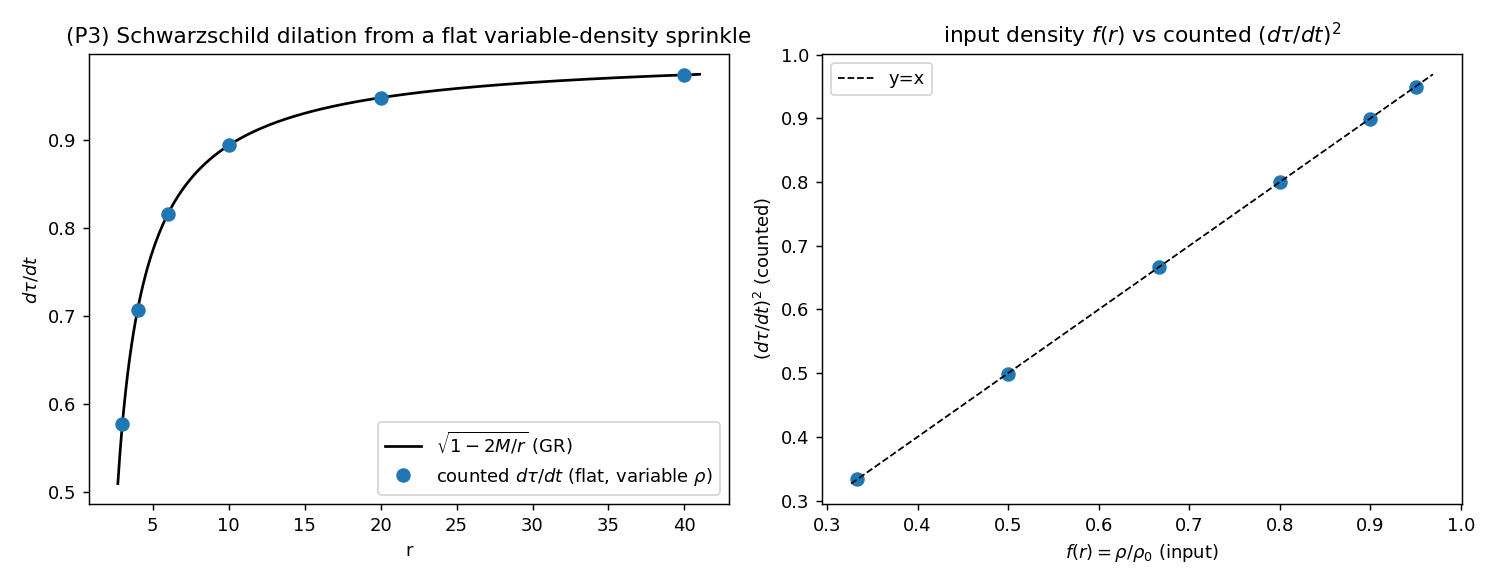

This chart was generated by the following Python code:
"""P3_numeric.py -- Variable-density sprinkling in a FLAT causal generator.

BRIDGE investigation (independent of R1-R3 / e6-e11; modifies nothing).

Question (P3, the cleanest test).  Forget the curved metric.  Take bare flat
2D Minkowski (45-degree light cones) and sprinkle at a *position-dependent*
density rho(r) = rho0 * f(r).  A static observer at r measures its proper time
between two worldline events at coordinate separation dt purely by counting,
normalising against the GLOBAL reference density rho0 (the cosmic-mean / far
value), not the local one:

    tau_meas(r) = sqrt( 2 N / rho0 ).

Because the diamond is locally flat with N ~ rho(r) * (1/2) dt^2, this gives

    (dtau/dt)(r) = sqrt( rho(r)/rho0 ) = sqrt( f(r) ).

So the static-observer dilation is set ENTIRELY by the density profile f(r).
Asking which f(r) reproduces the Schwarzschild static-observer rate is therefore
asking: for what f is sqrt(f(r)) = sqrt(1 - 2M/r)?  Answer: f(r) = 1 - 2M/r.

ANTI-CIRCULARITY.  The generator never square-roots anything: it sprinkles at a
density f(r) = (1 - 2M/r), an allowed metric/volume element (the guard forbids
sqrt(1-2M/r), not 1-2M/r).  The redshift sqrt(1-2M/r) and the potential GM/r enter
ONLY in the final comparison.  The dilation must EMERGE from counting.

Honest scope.  This shows the *mechanism* (density variation alone reproduces the
full Schwarzschild static-observer dilation in a flat causal set).  It does NOT
derive the profile f(r) = 1 - 2M/r from network dynamics -- that form is imposed
and then confirmed by counting.  Deriving f from first principles needs a discrete
action with matter (Benincasa-Dowker); out of scope here (see P3 markdown).
"""

from __future__ import annotations

import json
import sys
import time
from pathlib import Path

import numpy as np

ROOT = Path(__file__).resolve().parents[3]
sys.path.insert(0, str(ROOT / "src"))

import matplotlib
matplotlib.use("Agg")
import matplotlib.pyplot as plt  # noqa: E402

from causal_core import alexandrov_interval  # noqa: E402
from repro import rng  # noqa: E402
from volume import tau_from_count  # noqa: E402
from validation import schwarzschild_redshift  # noqa: E402 (COMPARISON ONLY)

OUT = Path(__file__).resolve().parent

SEED = 27182818
M = 1.0
RHO0 = 6000.0
N_REAL = 60
RADII = np.array([3.0, 4.0, 6.0, 10.0, 20.0, 40.0])
DELTAS = np.array([0.8, 1.2, 1.6, 2.0])


def density_profile(r):
    """f(r) = rho(r)/rho0 = (1 - 2M/r).  An allowed volume element; NO square root.

    This is the network-density modulation hypothesised at radius r.  It is the
    only relativistic-looking quantity in the generator and it is NOT a dilation
    factor (the dilation sqrt(f) must come out of the counting, never go in)."""
    return 1.0 - 2.0 * M / r


def sprinkle_flat_variable(rho0, fval, t_bounds, x_bounds, g):
    """Flat 2D Poisson sprinkle at uniform density rho0*fval over a small box.

    The box around a static observer is small enough that f is ~constant across it,
    so a homogeneous sprinkle at the local density rho0*f(r) is exact to leading
    order -- exactly the regime in which tau_meas probes the LOCAL density."""
    t_bounds = np.asarray(t_bounds, float)
    x_bounds = np.asarray(x_bounds, float)
    area = (t_bounds[1] - t_bounds[0]) * (x_bounds[1] - x_bounds[0])
    n = g.poisson(rho0 * fval * area)
    return np.column_stack([
        g.uniform(t_bounds[0], t_bounds[1], n),
        g.uniform(x_bounds[0], x_bounds[1], n),
    ])


def measure_clock_rate(r_obs, g):
    """Static-observer dtau/dt by counting, normalised against GLOBAL rho0."""
    fval = density_profile(r_obs)        # local density modulation (no sqrt)
    x0 = 0.0                             # flat space: observer position is arbitrary
    taus = []
    for dt in DELTAS:
        t1, t2 = -dt / 2, dt / 2
        A = np.array([t1, x0]); B = np.array([t2, x0])
        pad = 0.05 * dt
        t_bounds = (t1 - pad, t2 + pad)
        x_bounds = (x0 - dt / 2 - pad, x0 + dt / 2 + pad)
        ns = [len(alexandrov_interval(
                  sprinkle_flat_variable(RHO0, fval, t_bounds, x_bounds, g), A, B))
              for _ in range(N_REAL)]
        # NOTE: normalise by the GLOBAL rho0, not the local rho0*fval -> dilation.
        taus.append(tau_from_count(np.mean(ns), RHO0, 2))
    taus = np.array(taus)
    return float(np.sum(DELTAS * taus) / np.sum(DELTAS ** 2))


def main():
    g = rng(SEED)

    clock_rate = np.array([measure_clock_rate(r, g) for r in RADII])  # dtau/dt
    f_used = density_profile(RADII)                                  # rho/rho0 input

    # ---- comparison only ----
    gr_rate = schwarzschild_redshift(RADII, M)        # sqrt(1-2M/r)
    corr = float(np.corrcoef(clock_rate, gr_rate)[0, 1])
    max_err = float(np.max(np.abs(clock_rate - gr_rate) / gr_rate))

    # Inverse check: does the counted dilation^2 recover the input density f(r)?
    f_recovered = clock_rate ** 2
    f_err = float(np.max(np.abs(f_recovered - f_used) / f_used))

    passes = (corr > 0.999 and max_err < 0.03)
    verdict = "PASSA" if passes else "FALHA"

    # ---- figure ----
    fig, ax = plt.subplots(1, 2, figsize=(11.5, 4.5))
    rr = np.linspace(2.7, 41, 300)
    ax[0].plot(rr, schwarzschild_redshift(rr, M), "k-", lw=1.5,
               label=r"$\sqrt{1-2M/r}$ (GR)")
    ax[0].plot(RADII, clock_rate, "o", ms=7,
               label=r"counted $d\tau/dt$ (flat, variable $\rho$)")
    ax[0].set_title("(P3) Schwarzschild dilation from a flat variable-density sprinkle")
    ax[0].set_xlabel("r"); ax[0].set_ylabel(r"$d\tau/dt$"); ax[0].legend()

    ax[1].plot(f_used, f_recovered, "o", ms=7)
    lim = [f_used.min() * 0.98, f_used.max() * 1.02]
    ax[1].plot(lim, lim, "k--", lw=1, label="y=x")
    ax[1].set_title(r"input density $f(r)$ vs counted $(d\tau/dt)^2$")
    ax[1].set_xlabel(r"$f(r)=\rho/\rho_0$ (input)")
    ax[1].set_ylabel(r"$(d\tau/dt)^2$ (counted)"); ax[1].legend()
    fig.tight_layout()
    fig.savefig(OUT / "P3_numeric.png", dpi=130)

    summary = {
        "what": "flat 2D variable-density sprinkle; dtau/dt counted vs global rho0",
        "M": M, "rho0": RHO0, "n_real": N_REAL,
        "radii": RADII.tolist(),
        "density_input_f=rho/rho0 (=1-2M/r)": f_used.tolist(),
        "clock_rate_counted": clock_rate.tolist(),
        "clock_rate_GR_sqrt(1-2M/r)": gr_rate.tolist(),
        "dilation_corr": corr,
        "dilation_max_rel_err": max_err,
        "density_recovered_(dtau/dt)^2": f_recovered.tolist(),
        "density_recovery_max_rel_err": f_err,
        "verdict": verdict,
        "note": "profile f(r)=1-2M/r is imposed, not derived; deriving it needs a "
                "discrete action with matter (Benincasa-Dowker) -- out of scope.",
        "seed": SEED,
        "timestamp_utc": time.strftime("%Y-%m-%dT%H:%M:%SZ", time.gmtime()),
    }
    (OUT / "P3_numeric_data.json").write_text(json.dumps(summary, indent=2))

    print("=" * 72)
    print("P3 -- SCHWARZSCHILD DILATION FROM A FLAT VARIABLE-DENSITY SPRINKLE")
    print("=" * 72)
    print("generator: flat light cones, rho(r)=rho0*(1-2M/r) [no sqrt]; count vs rho0")
    for r, cr, gr in zip(RADII, clock_rate, gr_rate):
        print(f"  r={r:5.1f}:  dtau/dt(count)={cr:.4f}   GR sqrt(1-2M/r)={gr:.4f}   "
              f"err {abs(cr-gr)/gr:.2%}")
    print("-" * 72)
    print(f"dilation vs GR : corr {corr:.5f}, max rel err {max_err:.2%}")
    print(f"density recover: (dtau/dt)^2 vs input f(r), max rel err {f_err:.2%}")
    print(f"VERDICT (P3)   : {verdict}")
    print("note: f(r)=1-2M/r is IMPOSED then confirmed by counting; not derived from")
    print("      network dynamics (that needs a discrete action -- out of scope).")
    return summary


if __name__ == "__main__":
    main()
